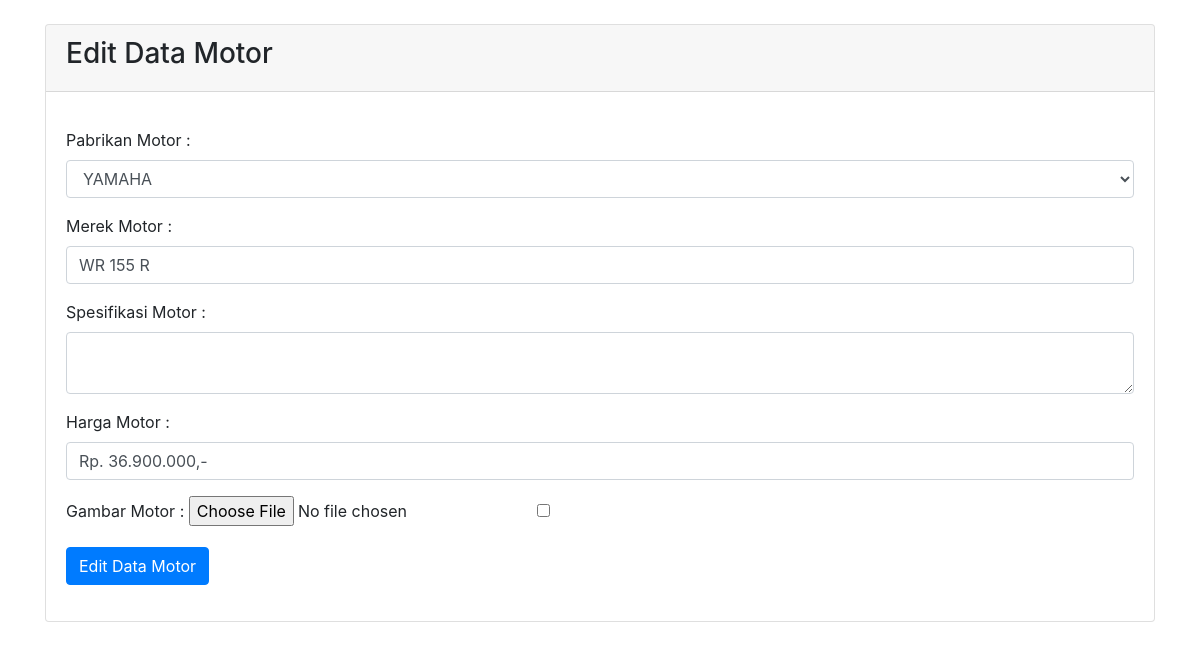
The app's page /admin/motoredit.php?id_motor=1 (signed in) with its own data.
### tables this page shows
CREATE TABLE IF NOT EXISTS `motor` (
  `id_motor` int(11) NOT NULL AUTO_INCREMENT,
  `pabrikan_motor` varchar(50) NOT NULL,
  `merek_motor` varchar(50) NOT NULL,
  `spesifikasi_motor` text NOT NULL,
  `harga_motor` varchar(20) NOT NULL,
  `gambar_motor` varchar(255) NOT NULL,
  PRIMARY KEY (`id_motor`)
);

### admin/functions.php (called while the page is built, shortened)
<?php
$conn = mysqli_connect("localhost","root","","db_motor");
function query($query){
	global $conn;
	$result = mysqli_query($conn,$query);
	$rows = [];
	while ($row = mysqli_fetch_assoc($result)) {
		$rows[] = $row;
	}
	return $rows;
}
?>

### admin/motoredit.php (the view, shortened to what this page needs)
<?php
require 'functions.php';
	$id_motor = $_GET["id_motor"];
	$motor = query("SELECT * FROM motor WHERE id_motor = $id_motor")[0];
?>
<html lang="en">
  <head>
    <link rel="stylesheet" href="css/bootstrap.css">
    <link rel="stylesheet" href="css/bootstrap.min.css">
    </head>
	<body>
		<div class="container"><br>
		<div class="card card-primary">
		<div class="card-header">
			<h3 class="card-tittle">Edit Data Motor</h3>
		</div>
		<form action="" method="post" enctype="multipart/form-data">
			<div class="card-body">
				<div class="form-group">
				<label for="pabrikan_motor">Pabrikan Motor :</label>
				<select class="form-control" name="pabrikan_motor" id="pabrikan_motor" value="<?= $motor["pabrikan_motor"]; ?>">
						<option value="YAMAHA">YAMAHA</option>
					</select>
			</div>
			<div class="form-group">
				<label for="merek_motor">Merek Motor :</label>
				<input class="form-control" type="text" name="merek_motor" id="merek_motor" value="<?= $motor["merek_motor"]; ?>">
				</div>
				<div class="form-group">
				<label for="spesifikasi_motor">Spesifikasi Motor :</label>
				<textarea class="form-control" name="spesifikasi_motor" id="spesifikasi_motor" value="<?= $motor["spesifikasi_motor"]; ?>" ></textarea>
				</div>
				<div class="form-group">
				<label for="harga_motor">Harga Motor :</label>
				<input class="form-control" type="text" name="harga_motor" id="harga_motor" value="<?= $motor["harga_motor"]; ?>">
				</div>
				<div class="form-group">
				<label for="gambar_motor">Gambar Motor :</label>
				<input type="file" name="gambar_motor" id="gambar_motor">
				<input type="checkbox" name="ubah_gambar"/>
			</div>
			<button name="submit" type="submit" class="btn btn-primary">Edit Data Motor</button>
	</div>
	</form>
	</div>
	</body>
</html>

### records on screen
motor: pabrikan_motor "YAMAHA", merek_motor "WR 155 R", harga_motor "Rp. 36.900.000,-"
